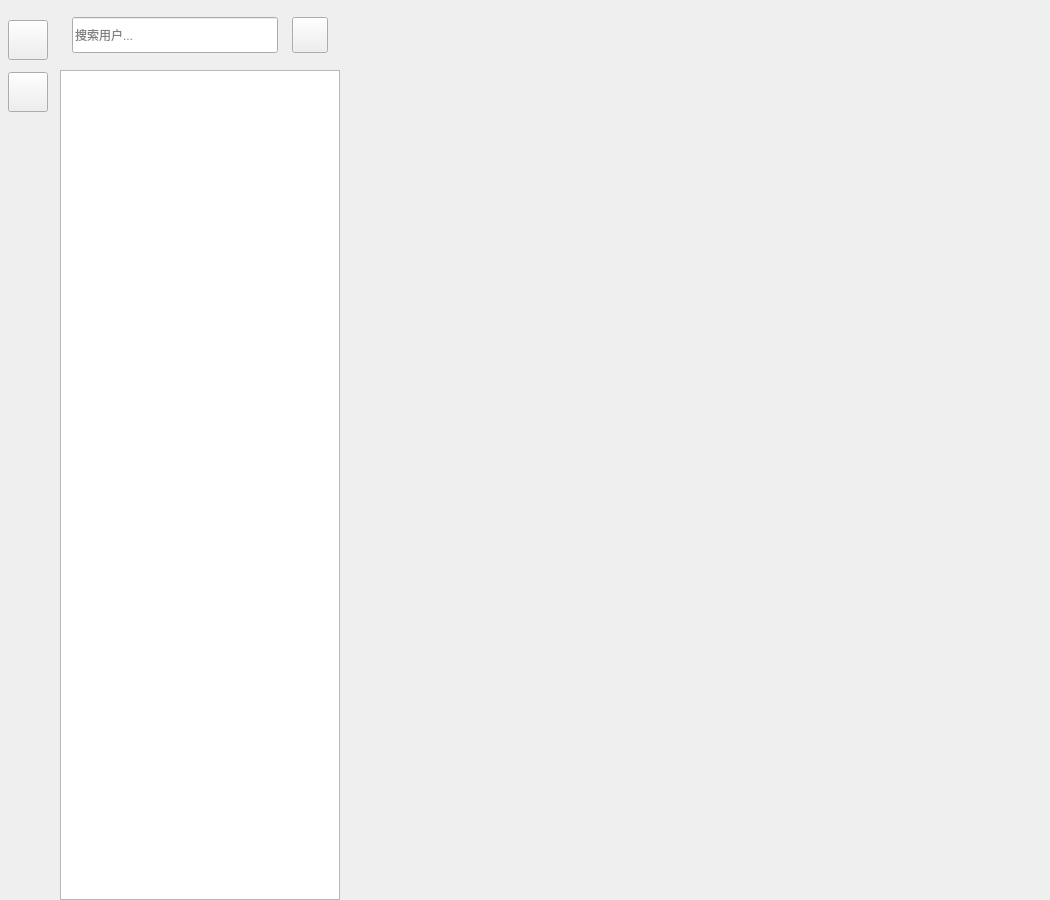
<?xml version="1.0" encoding="UTF-8"?>
<ui version="4.0">
 <class>MainPanel</class>
 <widget class="QWidget" name="MainPanel">
  <property name="geometry">
   <rect>
    <x>0</x>
    <y>0</y>
    <width>1050</width>
    <height>900</height>
   </rect>
  </property>
  <property name="minimumSize">
   <size>
    <width>1050</width>
    <height>900</height>
   </size>
  </property>
  <property name="maximumSize">
   <size>
    <width>16777215</width>
    <height>16777215</height>
   </size>
  </property>
  <property name="windowTitle">
   <string>Form</string>
  </property>
  <layout class="QHBoxLayout" name="horizontalLayout">
   <property name="spacing">
    <number>0</number>
   </property>
   <property name="leftMargin">
    <number>0</number>
   </property>
   <property name="topMargin">
    <number>0</number>
   </property>
   <property name="rightMargin">
    <number>0</number>
   </property>
   <property name="bottomMargin">
    <number>0</number>
   </property>
   <item>
    <widget class="QWidget" name="sideBar" native="true">
     <property name="sizePolicy">
      <sizepolicy hsizetype="Fixed" vsizetype="Expanding">
       <horstretch>0</horstretch>
       <verstretch>0</verstretch>
      </sizepolicy>
     </property>
     <property name="minimumSize">
      <size>
       <width>60</width>
       <height>0</height>
      </size>
     </property>
     <property name="maximumSize">
      <size>
       <width>60</width>
       <height>16777215</height>
      </size>
     </property>
     <layout class="QVBoxLayout" name="verticalLayout">
      <property name="spacing">
       <number>12</number>
      </property>
      <property name="leftMargin">
       <number>8</number>
      </property>
      <property name="topMargin">
       <number>20</number>
      </property>
      <property name="rightMargin">
       <number>8</number>
      </property>
      <property name="bottomMargin">
       <number>20</number>
      </property>
      <item>
       <widget class="BadgeButton" name="sideChatBtn">
        <property name="minimumSize">
         <size>
          <width>40</width>
          <height>40</height>
         </size>
        </property>
        <property name="maximumSize">
         <size>
          <width>40</width>
          <height>40</height>
         </size>
        </property>
        <property name="cursor">
         <cursorShape>PointingHandCursor</cursorShape>
        </property>
        <property name="text">
         <string/>
        </property>
       </widget>
      </item>
      <item>
       <widget class="BadgeButton" name="sideContBtn">
        <property name="minimumSize">
         <size>
          <width>40</width>
          <height>40</height>
         </size>
        </property>
        <property name="maximumSize">
         <size>
          <width>40</width>
          <height>40</height>
         </size>
        </property>
        <property name="cursor">
         <cursorShape>PointingHandCursor</cursorShape>
        </property>
        <property name="text">
         <string/>
        </property>
       </widget>
      </item>
      <item>
       <spacer name="verticalSpacer">
        <property name="orientation">
         <enum>Qt::Orientation::Vertical</enum>
        </property>
        <property name="sizeHint" stdset="0">
         <size>
          <width>20</width>
          <height>40</height>
         </size>
        </property>
       </spacer>
      </item>
     </layout>
    </widget>
   </item>
   <item>
    <widget class="QWidget" name="mainPanel" native="true">
     <property name="maximumSize">
      <size>
       <width>280</width>
       <height>16777215</height>
      </size>
     </property>
     <layout class="QVBoxLayout" name="verticalLayout_2">
      <property name="spacing">
       <number>0</number>
      </property>
      <property name="leftMargin">
       <number>0</number>
      </property>
      <property name="topMargin">
       <number>0</number>
      </property>
      <property name="rightMargin">
       <number>0</number>
      </property>
      <property name="bottomMargin">
       <number>0</number>
      </property>
      <item>
       <widget class="QWidget" name="searchWidget" native="true">
        <property name="minimumSize">
         <size>
          <width>0</width>
          <height>70</height>
         </size>
        </property>
        <property name="maximumSize">
         <size>
          <width>16777215</width>
          <height>70</height>
         </size>
        </property>
        <layout class="QHBoxLayout" name="horizontalLayout_2">
         <property name="leftMargin">
          <number>12</number>
         </property>
         <property name="topMargin">
          <number>12</number>
         </property>
         <property name="rightMargin">
          <number>12</number>
         </property>
         <property name="bottomMargin">
          <number>12</number>
         </property>
         <item>
          <widget class="QLineEdit" name="searchEdit">
           <property name="minimumSize">
            <size>
             <width>0</width>
             <height>36</height>
            </size>
           </property>
           <property name="text">
            <string/>
           </property>
           <property name="maxLength">
            <number>20</number>
           </property>
           <property name="placeholderText">
            <string>搜索用户...</string>
           </property>
           <property name="clearButtonEnabled">
            <bool>true</bool>
           </property>
          </widget>
         </item>
         <item>
          <spacer name="horizontalSpacer">
           <property name="orientation">
            <enum>Qt::Orientation::Horizontal</enum>
           </property>
           <property name="sizeType">
            <enum>QSizePolicy::Policy::Fixed</enum>
           </property>
           <property name="sizeHint" stdset="0">
            <size>
             <width>8</width>
             <height>20</height>
            </size>
           </property>
          </spacer>
         </item>
         <item>
          <widget class="QPushButton" name="addBtn">
           <property name="minimumSize">
            <size>
             <width>36</width>
             <height>36</height>
            </size>
           </property>
           <property name="maximumSize">
            <size>
             <width>36</width>
             <height>36</height>
            </size>
           </property>
           <property name="cursor">
            <cursorShape>PointingHandCursor</cursorShape>
           </property>
           <property name="text">
            <string/>
           </property>
          </widget>
         </item>
        </layout>
       </widget>
      </item>
      <item>
       <widget class="QStackedWidget" name="stackedWidget">
        <property name="lineWidth">
         <number>0</number>
        </property>
        <property name="currentIndex">
         <number>0</number>
        </property>
        <widget class="QWidget" name="chatsPage">
         <layout class="QVBoxLayout" name="verticalLayout_4">
          <property name="spacing">
           <number>0</number>
          </property>
          <property name="leftMargin">
           <number>0</number>
          </property>
          <property name="topMargin">
           <number>0</number>
          </property>
          <property name="rightMargin">
           <number>0</number>
          </property>
          <property name="bottomMargin">
           <number>0</number>
          </property>
          <item>
           <widget class="ChatSessionList" name="sessionList">
            <property name="minimumSize">
             <size>
              <width>0</width>
              <height>0</height>
             </size>
            </property>
            <property name="maximumSize">
             <size>
              <width>16777215</width>
              <height>16777215</height>
             </size>
            </property>
           </widget>
          </item>
         </layout>
        </widget>
        <widget class="QWidget" name="searchPage">
         <layout class="QVBoxLayout" name="verticalLayout_5">
          <property name="spacing">
           <number>0</number>
          </property>
          <property name="leftMargin">
           <number>0</number>
          </property>
          <property name="topMargin">
           <number>0</number>
          </property>
          <property name="rightMargin">
           <number>0</number>
          </property>
          <property name="bottomMargin">
           <number>0</number>
          </property>
          <item>
           <widget class="SearchList" name="searchList">
            <property name="minimumSize">
             <size>
              <width>0</width>
              <height>0</height>
             </size>
            </property>
           </widget>
          </item>
         </layout>
        </widget>
        <widget class="QWidget" name="contactsPage">
         <layout class="QVBoxLayout" name="verticalLayout_6">
          <property name="spacing">
           <number>0</number>
          </property>
          <property name="leftMargin">
           <number>0</number>
          </property>
          <property name="topMargin">
           <number>0</number>
          </property>
          <property name="rightMargin">
           <number>0</number>
          </property>
          <property name="bottomMargin">
           <number>0</number>
          </property>
          <item>
           <widget class="ContactUserList" name="contactsList"/>
          </item>
         </layout>
        </widget>
       </widget>
      </item>
     </layout>
    </widget>
   </item>
   <item>
    <widget class="QStackedWidget" name="chatDataStackWidget">
     <widget class="QWidget" name="chatDataEmptyPage"/>
     <widget class="ChatPage" name="chatPage"/>
     <widget class="InfoPage" name="infoPage"/>
     <widget class="ApplyFriendPage" name="applyFriendPage"/>
    </widget>
   </item>
  </layout>
 </widget>
 <customwidgets>
  <customwidget>
   <class>ChatSessionList</class>
   <extends>QListWidget</extends>
   <header location="global">chatsessionlist.h</header>
  </customwidget>
  <customwidget>
   <class>ChatPage</class>
   <extends>QWidget</extends>
   <header location="global">chatpage.h</header>
   <container>1</container>
  </customwidget>
  <customwidget>
   <class>BadgeButton</class>
   <extends>QPushButton</extends>
   <header location="global">badgebutton.h</header>
  </customwidget>
  <customwidget>
   <class>SearchList</class>
   <extends>QListWidget</extends>
   <header location="global">searchlist.h</header>
  </customwidget>
  <customwidget>
   <class>ContactUserList</class>
   <extends>QListWidget</extends>
   <header location="global">contactuserlist.h</header>
  </customwidget>
  <customwidget>
   <class>ApplyFriendPage</class>
   <extends>QWidget</extends>
   <header location="global">applyfriendpage.h</header>
   <container>1</container>
  </customwidget>
  <customwidget>
   <class>InfoPage</class>
   <extends>QWidget</extends>
   <header location="global">infopage.h</header>
   <container>1</container>
  </customwidget>
 </customwidgets>
 <resources/>
 <connections/>
</ui>
